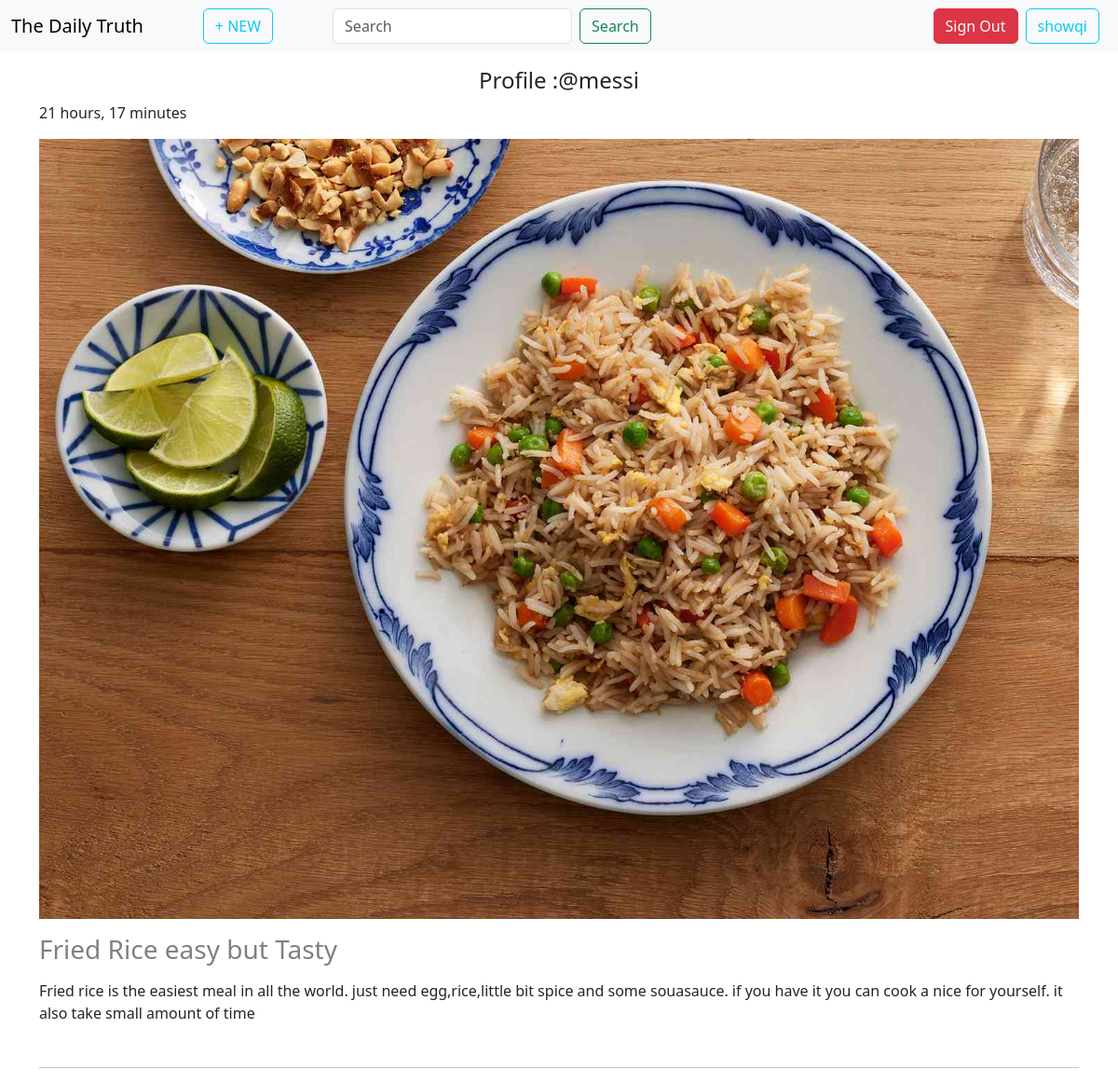
The app's page /profile/@messi (signed in) with its own data.
### base/models.py (models this page shows, shortened)
class BlogPost(models.Model):
    SUBJECT_CHOICES = [
        ('POLITICAL', 'Political'),
        ('ENTERTAINMENT', 'Entertainment'),
        ('ECONOMICS', 'Economics'),
        ('EDUCATION', 'Education'),
        ('SCIENCE', 'Science'),
        ('SPORTS', 'Sports'),
        ('INTERNATIONAL', 'International'),
        ('COOKING', 'Cooking'),
        ('WEATHER', 'Weather'),
        ('TECH', 'Tech'),
    ]
    user = models.ForeignKey(User, on_delete=models.CASCADE)
    photo=models.ImageField(upload_to='images',null=True,blank=True)
    title = models.CharField(max_length=200)
    subject = models.CharField(choices=SUBJECT_CHOICES, max_length=100)
    content = models.TextField(max_length=1000)
    created_at = models.DateTimeField(auto_now_add=True)
    class Meta:
        ordering = ['-created_at']

### base/views.py (the view)
# urls.py: path('profile/<str:username>',UserProfile.as_view(),name='profile'),
class UserProfile(LoginRequiredMixin,ListView):
    model=BlogPost
    template_name="userProfile.html"
    context_object_name='posts'
    login_url=reverse_lazy('login')
    def get_queryset(self):
        user=get_object_or_404(User,username=self.kwargs['username'])
        post=BlogPost.objects.filter(user=user)
        return post
    def get_context_data(self, **kwargs):
        context = super().get_context_data(**kwargs)
        context['user_p'] = self.kwargs['username']
        return context
    login_url=reverse_lazy('login')

### base/template/base/userProfile.html (shortened to what this page needs)
{% extends "layout.html" %}
{% block content %}
<div class="container">
    <div><h4 class="text-center">Profile :{{user_p}}</h4></div>
    {% for post in posts  %}
    <div class="p1">
        <div class="post-header mb-2">
            <div>{{post.created_at | timesince}}</div>
        </div>
        <div class="img-body mt-2">
            <img src="{{post.photo.url}}" alt="image" style="width:100%;" class="img-fluid">
        </div>
        <div class="title mt-3">
            <h3 style="color:gray">{{post.title}}</h3>
        </div>
        <div class="content mt-2">
            <p>{{post.content}}</p>
        </div>
        <div class="btn">
        </div>
        <hr>
    </div>
    {% endfor %}
</div>
{% endblock %}

### template/navbar.html (shortened to what this page needs)
<nav class="navbar navbar-expand-lg bg-body-tertiary mb-3">
    <div class="container-fluid">
      <a class="navbar-brand" href="{% url 'home'%}">The Daily Truth</a>
      <div class="collapse navbar-collapse" id="navbarSupportedContent">
        <ul class="navbar-nav me-auto mb-2 mb-lg-0">
          <li class="nav-item mx-5">
            <a class="btn btn-outline-info" aria-current="page" href="{% url 'create_post'%}">+ NEW</a>
          </li>
          <form class="d-flex mx-3" role="search">
            <input class="form-control me-2" name="q" type="search" placeholder="Search" aria-label="Search">
            <button class="btn btn-outline-success" type="submit">Search</button>
          </form>
        </ul>
        {% if user.is_authenticated %}
          <a href="{% url 'logout'%}" class="btn btn-danger">Sign Out</a>
          <a href="{% url 'profile' user.username%}" class="btn btn-outline-info mx-2">{{user.username}}</a>
        {% else %}
          <a href="{% url 'signup'%}" class="btn btn-primary mx-2">Sign Up</a>
          <a href="{% url 'login'%}" class="btn btn-success mx-2">Sign In</a>
        {% endif %}
      </div>
    </div>
  </nav>

### base/template/base/userProfile.html (style rules this page uses)
.p1 { display:grid; width: 100%; }
.btn { place-self:center; }

### records on screen
BlogPost: created_at "21 hours, 17 minutes", photo (picture), title "Fried Rice easy but Tasty", content "Fried rice is the easiest meal in all the world. just need egg,rice,little bit spice and some souasauce. if you have it you can cook a nice for yourself. it also take small amount of time"

### other values on screen
{{ user.username }} "showqi"
{{ user_p }} "@messi"
